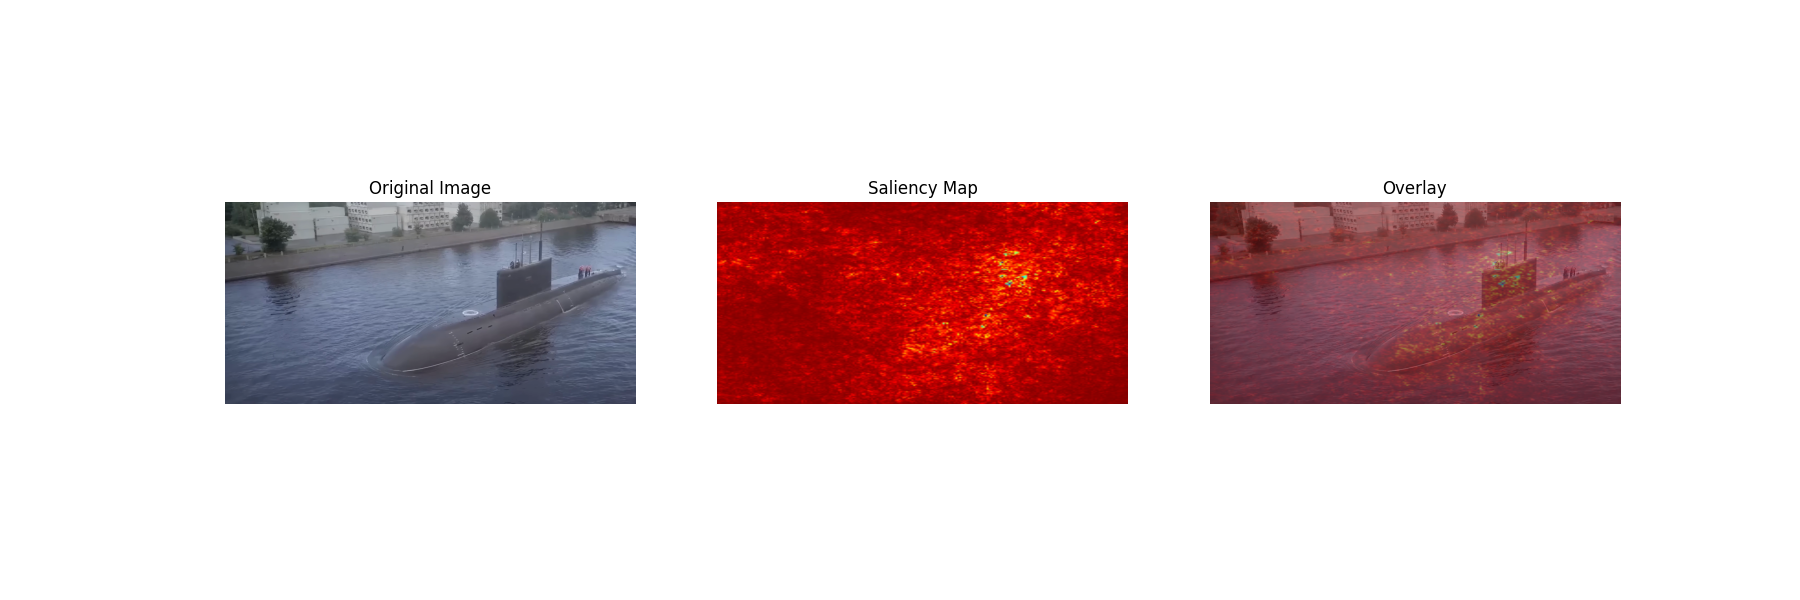

Here is the Python script that generated this plot:
import torch
import torchvision.models as models
import torchvision.transforms as transforms
from PIL import Image
import cv2
import matplotlib.pyplot as plt
import numpy as np

# Load a pre-trained model
model = models.resnet18(pretrained=True)
model.eval()

# Function to preprocess the image
def preprocess_image(img_path):
    input_image = Image.open(img_path).convert('RGB')
    preprocess = transforms.Compose([
        transforms.Resize((224, 224)),
        transforms.ToTensor(),
        transforms.Normalize(mean=[0.485, 0.456, 0.406], std=[0.229, 0.224, 0.225]),
    ])
    input_tensor = preprocess(input_image)
    input_batch = input_tensor.unsqueeze(0)
    return input_batch

# Function to generate a saliency map
def generate_saliency_map(model, input_batch):
    input_batch.requires_grad_()
    output = model(input_batch)
    output_idx = output.argmax()
    output_max = output[0, output_idx]
    output_max.backward()
    saliency, _ = torch.max(input_batch.grad.data.abs(), dim=1)
    saliency = saliency[0].cpu().numpy()
    return saliency

# Path to the input image
image_path = 'frame_0050.png'

# Preprocess the image
input_batch = preprocess_image(image_path)

# Generate the saliency map
saliency_map = generate_saliency_map(model, input_batch)

# Normalize the saliency map for better visualization
saliency_map = (saliency_map - saliency_map.min()) / (saliency_map.max() - saliency_map.min())

# Apply a color map for better visualization
saliency_map_colored = cv2.applyColorMap(np.uint8(255 * saliency_map), cv2.COLORMAP_JET)

# Load the original image for display
image = cv2.imread(image_path)

# Resize saliency map to match the original image size
saliency_map_resized = cv2.resize(saliency_map_colored, (image.shape[1], image.shape[0]))

# Overlay the saliency map on the original image
overlay = cv2.addWeighted(cv2.cvtColor(image, cv2.COLOR_BGR2RGB), 0.6, saliency_map_resized, 0.4, 0)

# Create a visualization of the saliency map
fig, ax = plt.subplots(1, 3, figsize=(18, 6))

# Display the original image
ax[0].imshow(cv2.cvtColor(image, cv2.COLOR_BGR2RGB))
ax[0].set_title('Original Image')
ax[0].axis('off')

# Display the saliency map
ax[1].imshow(saliency_map_resized)
ax[1].set_title('Saliency Map')
ax[1].axis('off')

# Display the overlay
ax[2].imshow(overlay)
ax[2].set_title('Overlay')
ax[2].axis('off')

# Save the visualization as an image file
plt.savefig('improved_saliency_maps.png')
plt.show()
